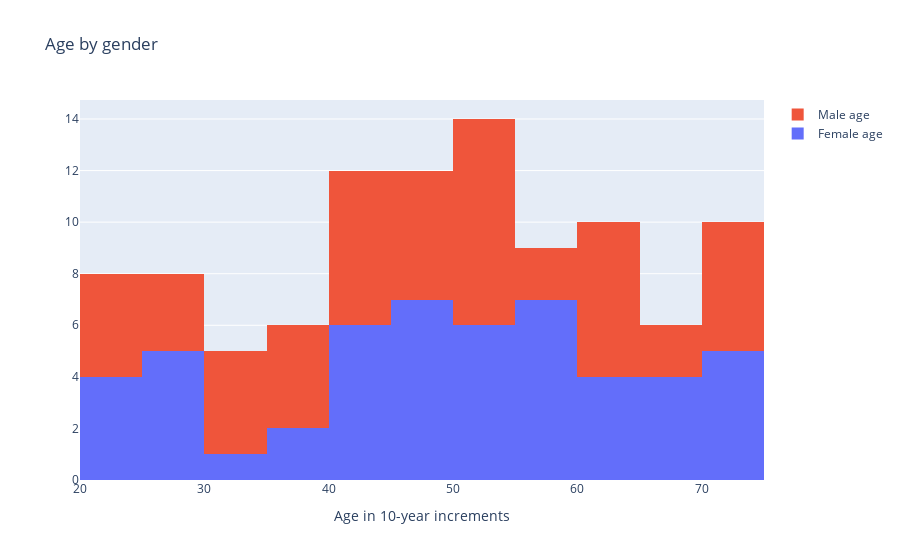

This figure's notebook cell:
### Markdown cell above
### Stack

### Code cell
trace0 = go.Histogram(x = female.Age,
                     name = "Female age")

trace1 = go.Histogram(x = male.Age,
                     name = "Male age")

data = [trace0, trace1]

layout = {"title":"Age by gender",
         "xaxis":{"title":"Age in 10-year increments"},
         "barmode":"stack"}

# iplot({"data":data}) # old way of doing things in Jupyter Notebook!
pio.show({"data": data, 'layout':layout})

### Figure 1 — Plotly figure (JSON) as saved in the notebook; plotly's stock layout.template omitted (floating-point values rounded to 4 significant figures)
{"data": [{"name": "Female age", "type": "histogram", "x": [54.59, 63.41, 35.93, 72.74, 68.3, 40.32, 48.05, 57.91, 59.49, 51.3, 48.17, 21.74, 68.66, 40.7, 54.23, 40.92, 71.39, 56.17, 51.68, 44.55, 64.32, 28.76, 59.03, 24.23, 30.95, 57.44, 38.8, 48.16, 53.79, 21.37, 70.25, 63.77, 46.82, 74.03, 27.45, 52.71, 46.47, 26.78, 43.5, 70.58, 59.12, 29.09, 61.29, 65.87, 55.22, 44.67, 29.24, 49.52, 49.99, 65.24, 24.08]}, {"name": "Male age", "type": "histogram", "x": [31.34, 44.64, 63.12, 35.72, 64.3, 40.99, 62.73, 25.07, 42.45, 63.59, 38.11, 67.93, 59.05, 32.81, 70.94, 44.88, 70.1, 23.56, 53.11, 49.8, 23.34, 51.32, 27.04, 51.56, 54.34, 63.69, 74.57, 72.78, 36.4, 54.75, 31.57, 41.65, 23.91, 45.39, 27.69, 60.88, 33.38, 69.6, 49.94, 21.34, 37.23, 44.59, 54.06, 54.79, 51.69, 72.38, 46.94, 48.14, 57.15]}], "layout": {"barmode": "stack", "title": {"text": "Age by gender"}, "xaxis": {"title": {"text": "Age in 10-year increments"}}}}
